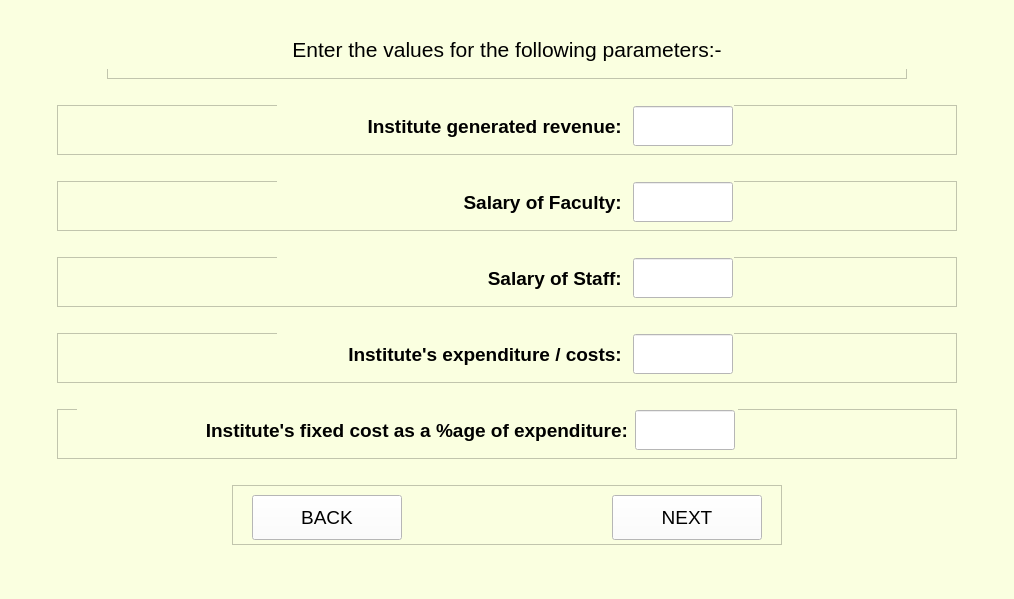
<?xml version="1.0" encoding="UTF-8"?>
<ui version="4.0">
 <class>MainWindow</class>
 <widget class="QMainWindow" name="MainWindow">
  <property name="geometry">
   <rect>
    <x>0</x>
    <y>0</y>
    <width>1014</width>
    <height>599</height>
   </rect>
  </property>
  <property name="sizePolicy">
   <sizepolicy hsizetype="Expanding" vsizetype="Expanding">
    <horstretch>0</horstretch>
    <verstretch>0</verstretch>
   </sizepolicy>
  </property>
  <property name="mouseTracking">
   <bool>false</bool>
  </property>
  <property name="windowTitle">
   <string>MainWindow</string>
  </property>
  <property name="styleSheet">
   <string notr="true">background-color: rgb(250, 255, 224);</string>
  </property>
  <widget class="QWidget" name="centralwidget">
   <layout class="QVBoxLayout" name="verticalLayout">
    <item alignment="Qt::AlignHCenter">
     <widget class="QFrame" name="frame_12">
      <property name="minimumSize">
       <size>
        <width>800</width>
        <height>50</height>
       </size>
      </property>
      <property name="maximumSize">
       <size>
        <width>800</width>
        <height>50</height>
       </size>
      </property>
      <property name="frameShape">
       <enum>QFrame::StyledPanel</enum>
      </property>
      <property name="frameShadow">
       <enum>QFrame::Raised</enum>
      </property>
      <widget class="QLabel" name="heading">
       <property name="geometry">
        <rect>
         <x>0</x>
         <y>0</y>
         <width>800</width>
         <height>40</height>
        </rect>
       </property>
       <property name="sizePolicy">
        <sizepolicy hsizetype="Preferred" vsizetype="Preferred">
         <horstretch>0</horstretch>
         <verstretch>0</verstretch>
        </sizepolicy>
       </property>
       <property name="minimumSize">
        <size>
         <width>800</width>
         <height>40</height>
        </size>
       </property>
       <property name="maximumSize">
        <size>
         <width>800</width>
         <height>40</height>
        </size>
       </property>
       <property name="font">
        <font>
         <family>Arial</family>
         <pointsize>16</pointsize>
         <weight>50</weight>
         <italic>false</italic>
         <bold>false</bold>
        </font>
       </property>
       <property name="styleSheet">
        <string notr="true"/>
       </property>
       <property name="text">
        <string>Enter the values for the following parameters:-</string>
       </property>
       <property name="alignment">
        <set>Qt::AlignCenter</set>
       </property>
       <property name="wordWrap">
        <bool>false</bool>
       </property>
      </widget>
     </widget>
    </item>
    <item alignment="Qt::AlignHCenter">
     <widget class="QFrame" name="frame_5">
      <property name="minimumSize">
       <size>
        <width>900</width>
        <height>50</height>
       </size>
      </property>
      <property name="maximumSize">
       <size>
        <width>900</width>
        <height>50</height>
       </size>
      </property>
      <property name="frameShape">
       <enum>QFrame::StyledPanel</enum>
      </property>
      <property name="frameShadow">
       <enum>QFrame::Raised</enum>
      </property>
      <widget class="QWidget" name="layoutWidget_2">
       <property name="geometry">
        <rect>
         <x>220</x>
         <y>0</y>
         <width>457</width>
         <height>42</height>
        </rect>
       </property>
       <layout class="QGridLayout" name="gridLayout_5">
        <item row="0" column="0">
         <widget class="QLabel" name="label_R_inst">
          <property name="sizePolicy">
           <sizepolicy hsizetype="Preferred" vsizetype="Preferred">
            <horstretch>0</horstretch>
            <verstretch>0</verstretch>
           </sizepolicy>
          </property>
          <property name="minimumSize">
           <size>
            <width>350</width>
            <height>40</height>
           </size>
          </property>
          <property name="maximumSize">
           <size>
            <width>350</width>
            <height>40</height>
           </size>
          </property>
          <property name="font">
           <font>
            <family>Arial</family>
            <pointsize>14</pointsize>
            <weight>75</weight>
            <italic>false</italic>
            <bold>true</bold>
           </font>
          </property>
          <property name="styleSheet">
           <string notr="true"/>
          </property>
          <property name="text">
           <string>Institute generated revenue: </string>
          </property>
          <property name="alignment">
           <set>Qt::AlignRight|Qt::AlignTrailing|Qt::AlignVCenter</set>
          </property>
          <property name="wordWrap">
           <bool>false</bool>
          </property>
         </widget>
        </item>
        <item row="0" column="1">
         <widget class="QLineEdit" name="R_inst">
          <property name="sizePolicy">
           <sizepolicy hsizetype="Preferred" vsizetype="Preferred">
            <horstretch>0</horstretch>
            <verstretch>0</verstretch>
           </sizepolicy>
          </property>
          <property name="minimumSize">
           <size>
            <width>100</width>
            <height>40</height>
           </size>
          </property>
          <property name="maximumSize">
           <size>
            <width>100</width>
            <height>40</height>
           </size>
          </property>
          <property name="font">
           <font>
            <family>Arial</family>
            <pointsize>12</pointsize>
            <weight>50</weight>
            <italic>false</italic>
            <bold>false</bold>
           </font>
          </property>
          <property name="styleSheet">
           <string notr="true">background-color: rgb(255, 255, 255);</string>
          </property>
          <property name="text">
           <string/>
          </property>
          <property name="alignment">
           <set>Qt::AlignLeading|Qt::AlignLeft|Qt::AlignVCenter</set>
          </property>
         </widget>
        </item>
       </layout>
      </widget>
     </widget>
    </item>
    <item alignment="Qt::AlignHCenter">
     <widget class="QFrame" name="frame_6">
      <property name="minimumSize">
       <size>
        <width>900</width>
        <height>50</height>
       </size>
      </property>
      <property name="maximumSize">
       <size>
        <width>900</width>
        <height>50</height>
       </size>
      </property>
      <property name="frameShape">
       <enum>QFrame::StyledPanel</enum>
      </property>
      <property name="frameShadow">
       <enum>QFrame::Raised</enum>
      </property>
      <widget class="QWidget" name="layoutWidget_7">
       <property name="geometry">
        <rect>
         <x>220</x>
         <y>0</y>
         <width>457</width>
         <height>42</height>
        </rect>
       </property>
       <layout class="QGridLayout" name="gridLayout_10">
        <item row="0" column="0">
         <widget class="QLabel" name="label_S_fac">
          <property name="sizePolicy">
           <sizepolicy hsizetype="Preferred" vsizetype="Preferred">
            <horstretch>0</horstretch>
            <verstretch>0</verstretch>
           </sizepolicy>
          </property>
          <property name="minimumSize">
           <size>
            <width>350</width>
            <height>40</height>
           </size>
          </property>
          <property name="maximumSize">
           <size>
            <width>350</width>
            <height>40</height>
           </size>
          </property>
          <property name="font">
           <font>
            <family>Arial</family>
            <pointsize>14</pointsize>
            <weight>75</weight>
            <italic>false</italic>
            <bold>true</bold>
           </font>
          </property>
          <property name="styleSheet">
           <string notr="true"/>
          </property>
          <property name="text">
           <string>Salary of Faculty: </string>
          </property>
          <property name="alignment">
           <set>Qt::AlignRight|Qt::AlignTrailing|Qt::AlignVCenter</set>
          </property>
          <property name="wordWrap">
           <bool>false</bool>
          </property>
         </widget>
        </item>
        <item row="0" column="1">
         <widget class="QLineEdit" name="S_fac">
          <property name="sizePolicy">
           <sizepolicy hsizetype="Preferred" vsizetype="Preferred">
            <horstretch>0</horstretch>
            <verstretch>0</verstretch>
           </sizepolicy>
          </property>
          <property name="minimumSize">
           <size>
            <width>100</width>
            <height>40</height>
           </size>
          </property>
          <property name="maximumSize">
           <size>
            <width>100</width>
            <height>40</height>
           </size>
          </property>
          <property name="font">
           <font>
            <family>Arial</family>
            <pointsize>12</pointsize>
            <weight>50</weight>
            <italic>false</italic>
            <bold>false</bold>
           </font>
          </property>
          <property name="styleSheet">
           <string notr="true">background-color: rgb(255, 255, 255);</string>
          </property>
          <property name="text">
           <string/>
          </property>
          <property name="alignment">
           <set>Qt::AlignLeading|Qt::AlignLeft|Qt::AlignVCenter</set>
          </property>
         </widget>
        </item>
       </layout>
      </widget>
     </widget>
    </item>
    <item alignment="Qt::AlignHCenter">
     <widget class="QFrame" name="frame_2">
      <property name="minimumSize">
       <size>
        <width>900</width>
        <height>50</height>
       </size>
      </property>
      <property name="maximumSize">
       <size>
        <width>900</width>
        <height>50</height>
       </size>
      </property>
      <property name="frameShape">
       <enum>QFrame::StyledPanel</enum>
      </property>
      <property name="frameShadow">
       <enum>QFrame::Raised</enum>
      </property>
      <widget class="QWidget" name="layoutWidget_8">
       <property name="geometry">
        <rect>
         <x>220</x>
         <y>0</y>
         <width>457</width>
         <height>42</height>
        </rect>
       </property>
       <layout class="QGridLayout" name="gridLayout_11">
        <item row="0" column="0">
         <widget class="QLabel" name="label_S_staff">
          <property name="sizePolicy">
           <sizepolicy hsizetype="Preferred" vsizetype="Preferred">
            <horstretch>0</horstretch>
            <verstretch>0</verstretch>
           </sizepolicy>
          </property>
          <property name="minimumSize">
           <size>
            <width>350</width>
            <height>40</height>
           </size>
          </property>
          <property name="maximumSize">
           <size>
            <width>350</width>
            <height>40</height>
           </size>
          </property>
          <property name="font">
           <font>
            <family>Arial</family>
            <pointsize>14</pointsize>
            <weight>75</weight>
            <italic>false</italic>
            <bold>true</bold>
           </font>
          </property>
          <property name="styleSheet">
           <string notr="true"/>
          </property>
          <property name="text">
           <string>Salary of Staff: </string>
          </property>
          <property name="alignment">
           <set>Qt::AlignRight|Qt::AlignTrailing|Qt::AlignVCenter</set>
          </property>
          <property name="wordWrap">
           <bool>false</bool>
          </property>
         </widget>
        </item>
        <item row="0" column="1">
         <widget class="QLineEdit" name="S_staff">
          <property name="sizePolicy">
           <sizepolicy hsizetype="Preferred" vsizetype="Preferred">
            <horstretch>0</horstretch>
            <verstretch>0</verstretch>
           </sizepolicy>
          </property>
          <property name="minimumSize">
           <size>
            <width>100</width>
            <height>40</height>
           </size>
          </property>
          <property name="maximumSize">
           <size>
            <width>100</width>
            <height>40</height>
           </size>
          </property>
          <property name="font">
           <font>
            <family>Arial</family>
            <pointsize>12</pointsize>
            <weight>50</weight>
            <italic>false</italic>
            <bold>false</bold>
           </font>
          </property>
          <property name="styleSheet">
           <string notr="true">background-color: rgb(255, 255, 255);</string>
          </property>
          <property name="text">
           <string/>
          </property>
          <property name="alignment">
           <set>Qt::AlignLeading|Qt::AlignLeft|Qt::AlignVCenter</set>
          </property>
         </widget>
        </item>
       </layout>
      </widget>
     </widget>
    </item>
    <item alignment="Qt::AlignHCenter">
     <widget class="QFrame" name="frame">
      <property name="minimumSize">
       <size>
        <width>900</width>
        <height>50</height>
       </size>
      </property>
      <property name="maximumSize">
       <size>
        <width>900</width>
        <height>50</height>
       </size>
      </property>
      <property name="frameShape">
       <enum>QFrame::StyledPanel</enum>
      </property>
      <property name="frameShadow">
       <enum>QFrame::Raised</enum>
      </property>
      <widget class="QWidget" name="layoutWidget_5">
       <property name="geometry">
        <rect>
         <x>220</x>
         <y>0</y>
         <width>457</width>
         <height>42</height>
        </rect>
       </property>
       <layout class="QGridLayout" name="gridLayout_8">
        <item row="0" column="0">
         <widget class="QLabel" name="label_C">
          <property name="sizePolicy">
           <sizepolicy hsizetype="Preferred" vsizetype="Preferred">
            <horstretch>0</horstretch>
            <verstretch>0</verstretch>
           </sizepolicy>
          </property>
          <property name="minimumSize">
           <size>
            <width>350</width>
            <height>40</height>
           </size>
          </property>
          <property name="maximumSize">
           <size>
            <width>350</width>
            <height>40</height>
           </size>
          </property>
          <property name="font">
           <font>
            <family>Arial</family>
            <pointsize>14</pointsize>
            <weight>75</weight>
            <italic>false</italic>
            <bold>true</bold>
           </font>
          </property>
          <property name="styleSheet">
           <string notr="true"/>
          </property>
          <property name="text">
           <string>Institute's expenditure / costs: </string>
          </property>
          <property name="alignment">
           <set>Qt::AlignRight|Qt::AlignTrailing|Qt::AlignVCenter</set>
          </property>
          <property name="wordWrap">
           <bool>false</bool>
          </property>
         </widget>
        </item>
        <item row="0" column="1">
         <widget class="QLineEdit" name="C">
          <property name="sizePolicy">
           <sizepolicy hsizetype="Preferred" vsizetype="Preferred">
            <horstretch>0</horstretch>
            <verstretch>0</verstretch>
           </sizepolicy>
          </property>
          <property name="minimumSize">
           <size>
            <width>100</width>
            <height>40</height>
           </size>
          </property>
          <property name="maximumSize">
           <size>
            <width>100</width>
            <height>40</height>
           </size>
          </property>
          <property name="font">
           <font>
            <family>Arial</family>
            <pointsize>12</pointsize>
            <weight>50</weight>
            <italic>false</italic>
            <bold>false</bold>
           </font>
          </property>
          <property name="styleSheet">
           <string notr="true">background-color: rgb(255, 255, 255);</string>
          </property>
          <property name="text">
           <string/>
          </property>
          <property name="alignment">
           <set>Qt::AlignLeading|Qt::AlignLeft|Qt::AlignVCenter</set>
          </property>
         </widget>
        </item>
       </layout>
      </widget>
     </widget>
    </item>
    <item alignment="Qt::AlignHCenter">
     <widget class="QFrame" name="frame_3">
      <property name="minimumSize">
       <size>
        <width>900</width>
        <height>50</height>
       </size>
      </property>
      <property name="maximumSize">
       <size>
        <width>900</width>
        <height>50</height>
       </size>
      </property>
      <property name="frameShape">
       <enum>QFrame::StyledPanel</enum>
      </property>
      <property name="frameShadow">
       <enum>QFrame::Raised</enum>
      </property>
      <widget class="QWidget" name="layoutWidget_6">
       <property name="geometry">
        <rect>
         <x>20</x>
         <y>0</y>
         <width>661</width>
         <height>42</height>
        </rect>
       </property>
       <layout class="QGridLayout" name="gridLayout_9">
        <item row="0" column="0">
         <widget class="QLabel" name="label_y">
          <property name="sizePolicy">
           <sizepolicy hsizetype="Preferred" vsizetype="Preferred">
            <horstretch>0</horstretch>
            <verstretch>0</verstretch>
           </sizepolicy>
          </property>
          <property name="minimumSize">
           <size>
            <width>550</width>
            <height>40</height>
           </size>
          </property>
          <property name="maximumSize">
           <size>
            <width>550</width>
            <height>40</height>
           </size>
          </property>
          <property name="font">
           <font>
            <family>Arial</family>
            <pointsize>14</pointsize>
            <weight>75</weight>
            <italic>false</italic>
            <bold>true</bold>
           </font>
          </property>
          <property name="styleSheet">
           <string notr="true"/>
          </property>
          <property name="text">
           <string>Institute's fixed cost as a %age of expenditure:</string>
          </property>
          <property name="alignment">
           <set>Qt::AlignRight|Qt::AlignTrailing|Qt::AlignVCenter</set>
          </property>
          <property name="wordWrap">
           <bool>false</bool>
          </property>
         </widget>
        </item>
        <item row="0" column="1">
         <widget class="QLineEdit" name="y">
          <property name="sizePolicy">
           <sizepolicy hsizetype="Preferred" vsizetype="Preferred">
            <horstretch>0</horstretch>
            <verstretch>0</verstretch>
           </sizepolicy>
          </property>
          <property name="minimumSize">
           <size>
            <width>100</width>
            <height>40</height>
           </size>
          </property>
          <property name="maximumSize">
           <size>
            <width>100</width>
            <height>40</height>
           </size>
          </property>
          <property name="font">
           <font>
            <family>Arial</family>
            <pointsize>12</pointsize>
            <weight>50</weight>
            <italic>false</italic>
            <bold>false</bold>
           </font>
          </property>
          <property name="styleSheet">
           <string notr="true">background-color: rgb(255, 255, 255);</string>
          </property>
          <property name="text">
           <string/>
          </property>
          <property name="alignment">
           <set>Qt::AlignLeading|Qt::AlignLeft|Qt::AlignVCenter</set>
          </property>
         </widget>
        </item>
       </layout>
      </widget>
     </widget>
    </item>
    <item alignment="Qt::AlignHCenter">
     <widget class="QFrame" name="frame_9">
      <property name="minimumSize">
       <size>
        <width>550</width>
        <height>60</height>
       </size>
      </property>
      <property name="maximumSize">
       <size>
        <width>550</width>
        <height>60</height>
       </size>
      </property>
      <property name="frameShape">
       <enum>QFrame::StyledPanel</enum>
      </property>
      <property name="frameShadow">
       <enum>QFrame::Raised</enum>
      </property>
      <widget class="QPushButton" name="backButton">
       <property name="geometry">
        <rect>
         <x>20</x>
         <y>10</y>
         <width>150</width>
         <height>45</height>
        </rect>
       </property>
       <property name="sizePolicy">
        <sizepolicy hsizetype="Preferred" vsizetype="Preferred">
         <horstretch>0</horstretch>
         <verstretch>0</verstretch>
        </sizepolicy>
       </property>
       <property name="minimumSize">
        <size>
         <width>150</width>
         <height>45</height>
        </size>
       </property>
       <property name="maximumSize">
        <size>
         <width>150</width>
         <height>45</height>
        </size>
       </property>
       <property name="font">
        <font>
         <family>Arial</family>
         <pointsize>14</pointsize>
        </font>
       </property>
       <property name="styleSheet">
        <string notr="true">background-color:rgb(255, 255, 255)</string>
       </property>
       <property name="text">
        <string>BACK</string>
       </property>
      </widget>
      <widget class="QPushButton" name="nextButton">
       <property name="enabled">
        <bool>true</bool>
       </property>
       <property name="geometry">
        <rect>
         <x>380</x>
         <y>10</y>
         <width>150</width>
         <height>45</height>
        </rect>
       </property>
       <property name="sizePolicy">
        <sizepolicy hsizetype="Preferred" vsizetype="Preferred">
         <horstretch>0</horstretch>
         <verstretch>0</verstretch>
        </sizepolicy>
       </property>
       <property name="minimumSize">
        <size>
         <width>150</width>
         <height>45</height>
        </size>
       </property>
       <property name="maximumSize">
        <size>
         <width>150</width>
         <height>45</height>
        </size>
       </property>
       <property name="palette">
        <palette>
         <active>
          <colorrole role="Button">
           <brush brushstyle="SolidPattern">
            <color alpha="255">
             <red>255</red>
             <green>255</green>
             <blue>255</blue>
            </color>
           </brush>
          </colorrole>
          <colorrole role="Base">
           <brush brushstyle="SolidPattern">
            <color alpha="255">
             <red>255</red>
             <green>255</green>
             <blue>255</blue>
            </color>
           </brush>
          </colorrole>
          <colorrole role="Window">
           <brush brushstyle="SolidPattern">
            <color alpha="255">
             <red>255</red>
             <green>255</green>
             <blue>255</blue>
            </color>
           </brush>
          </colorrole>
          <colorrole role="Link">
           <brush brushstyle="SolidPattern">
            <color alpha="255">
             <red>6</red>
             <green>22</green>
             <blue>255</blue>
            </color>
           </brush>
          </colorrole>
         </active>
         <inactive>
          <colorrole role="Button">
           <brush brushstyle="SolidPattern">
            <color alpha="255">
             <red>255</red>
             <green>255</green>
             <blue>255</blue>
            </color>
           </brush>
          </colorrole>
          <colorrole role="Base">
           <brush brushstyle="SolidPattern">
            <color alpha="255">
             <red>255</red>
             <green>255</green>
             <blue>255</blue>
            </color>
           </brush>
          </colorrole>
          <colorrole role="Window">
           <brush brushstyle="SolidPattern">
            <color alpha="255">
             <red>255</red>
             <green>255</green>
             <blue>255</blue>
            </color>
           </brush>
          </colorrole>
          <colorrole role="Link">
           <brush brushstyle="SolidPattern">
            <color alpha="255">
             <red>6</red>
             <green>22</green>
             <blue>255</blue>
            </color>
           </brush>
          </colorrole>
         </inactive>
         <disabled>
          <colorrole role="Button">
           <brush brushstyle="SolidPattern">
            <color alpha="255">
             <red>255</red>
             <green>255</green>
             <blue>255</blue>
            </color>
           </brush>
          </colorrole>
          <colorrole role="Base">
           <brush brushstyle="SolidPattern">
            <color alpha="255">
             <red>255</red>
             <green>255</green>
             <blue>255</blue>
            </color>
           </brush>
          </colorrole>
          <colorrole role="Window">
           <brush brushstyle="SolidPattern">
            <color alpha="255">
             <red>255</red>
             <green>255</green>
             <blue>255</blue>
            </color>
           </brush>
          </colorrole>
          <colorrole role="Link">
           <brush brushstyle="SolidPattern">
            <color alpha="255">
             <red>6</red>
             <green>22</green>
             <blue>255</blue>
            </color>
           </brush>
          </colorrole>
         </disabled>
        </palette>
       </property>
       <property name="font">
        <font>
         <family>Arial</family>
         <pointsize>14</pointsize>
        </font>
       </property>
       <property name="mouseTracking">
        <bool>false</bool>
       </property>
       <property name="acceptDrops">
        <bool>true</bool>
       </property>
       <property name="autoFillBackground">
        <bool>false</bool>
       </property>
       <property name="styleSheet">
        <string notr="true">background-color:rgb(255, 255, 255)</string>
       </property>
       <property name="text">
        <string>NEXT</string>
       </property>
       <property name="checkable">
        <bool>false</bool>
       </property>
       <property name="autoExclusive">
        <bool>false</bool>
       </property>
       <property name="autoDefault">
        <bool>true</bool>
       </property>
       <property name="default">
        <bool>false</bool>
       </property>
       <property name="flat">
        <bool>false</bool>
       </property>
      </widget>
     </widget>
    </item>
   </layout>
  </widget>
  <widget class="QMenuBar" name="menubar">
   <property name="geometry">
    <rect>
     <x>0</x>
     <y>0</y>
     <width>1014</width>
     <height>21</height>
    </rect>
   </property>
  </widget>
  <widget class="QStatusBar" name="statusbar"/>
 </widget>
 <resources/>
 <connections/>
</ui>
